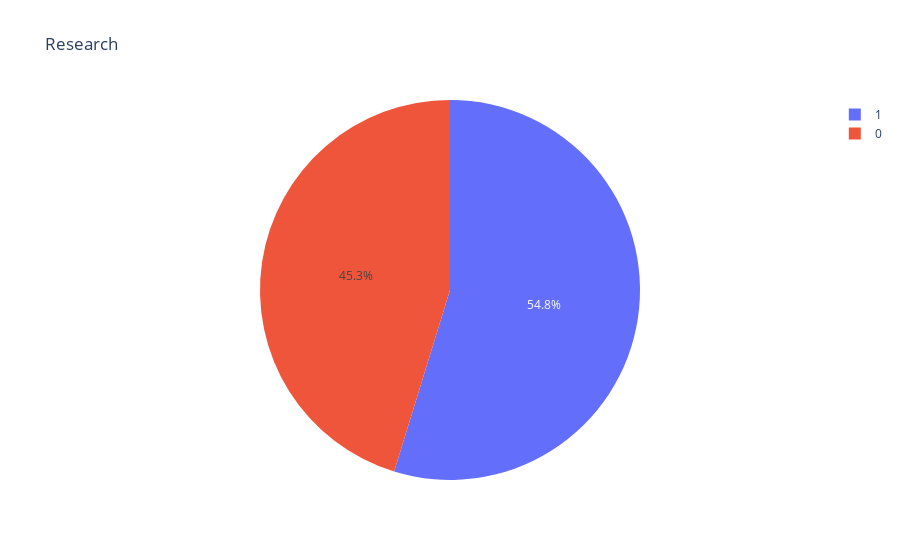

Notebook source saved alongside this figure:
### Markdown cell above
4. I also wanted to determine the number of applicants with research experience.

### Code cell
fig=px.pie(df, values=df['Research'].value_counts().values,
           names=df['Research'].value_counts().index, title='Research')
fig.show()

### Figure 1 — Plotly figure (JSON) as saved in the notebook; plotly's stock layout.template omitted (floating-point values rounded to 4 significant figures)
{"data": [{"domain": {"x": [0, 1], "y": [0, 1]}, "hovertemplate": "label=%{label}<br>value=%{value}<extra></extra>", "labels": [1, 0], "legendgroup": "", "name": "", "showlegend": true, "type": "pie", "values": [219, 181]}], "layout": {"legend": {"tracegroupgap": 0}, "title": {"text": "Research"}}}
